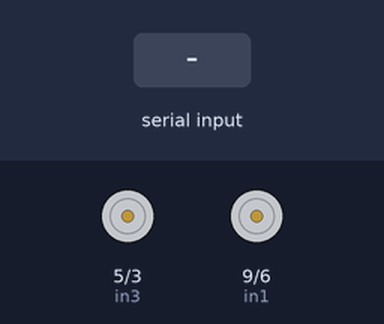
The sketch below on a simulated Arduino Uno, built with avr-gcc and run on an emulated ATmega328P. Parts: motor-driver pin pairs drawn as motors (green arrow = first pin HIGH = forward, orange = second pin HIGH = backward, longer = more drive). The test bench sets the inputs (shaded band).

Above: at 1.2 s.
1.3 s: "F" received over Serial
At 2.3 s:
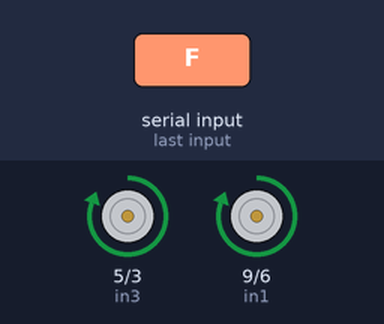
2.8 s: "R" received over Serial
At 3.4 s:
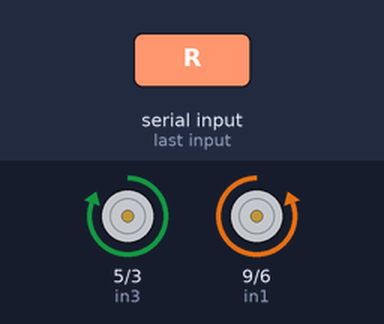
4.3 s: "L" received over Serial
At 4.6 s:
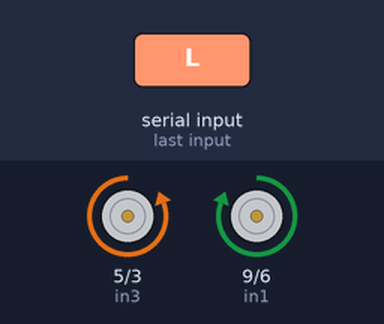
5.8 s: "S" received over Serial
At 6.9 s:
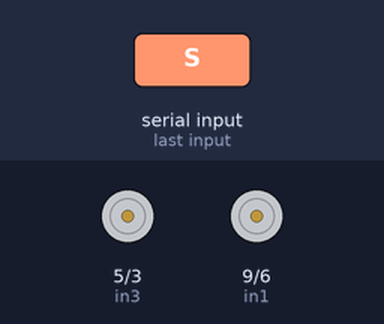
Timing chart, 0 to 8.3 s (numbered marks = the images above; inputs shaded):
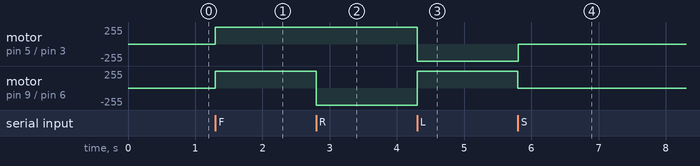

The sketch:

bluetooh_smartcar.ino
```cpp
// --- Definindo Controle ---

char state;

// --- Definindo Motores ---
#define in1 9
#define in2 6
#define in3 5
#define in4 3

// --- Iniciando ---
void setup() {
  Serial.begin(9600);
  pinMode(in1, OUTPUT);
  pinMode(in2, OUTPUT);
  pinMode(in3, OUTPUT);
  pinMode(in4, OUTPUT);
}

// --- Rodando pra sempre ---
void loop() {
  if(Serial.available()){
    state = Serial.read();
    if (state=='F'){
      frente();
    }
    if (state=='B'){

    }
    if (state=='R'){
      direita();
    }
    if (state=='L'){
      esquerda();
    }
    if (state=='S'){
      para();
    }
  }
}

// --- Funções legais ---

// --- Frente ---
void frente(){
  digitalWrite(in1, 100);
  digitalWrite(in2, LOW);
  digitalWrite(in3, 100);
  digitalWrite(in4, LOW);
}

// --- Direita ---
void direita(){
  digitalWrite(in1, LOW);
  digitalWrite(in2, HIGH);
  digitalWrite(in3, HIGH);
  digitalWrite(in4, LOW);
}

// --- Esquerda ---
void esquerda(){
  digitalWrite(in1, HIGH);
  digitalWrite(in2, LOW);
  digitalWrite(in3, LOW);
  digitalWrite(in4, HIGH);
}

// --- Para ---
void para(){
  digitalWrite(in1, LOW);
  digitalWrite(in2, LOW);
  digitalWrite(in3, LOW);
  digitalWrite(in4, LOW);
}
```

Measured:
- after the input at 1.3 s, motor on pin 5 (in3) / pin 3 (in4), motor on pin 9 (in1) / pin 6 (in2): stopped → forward 255/255 at once
- after the input at 2.8 s, motor on pin 9 (in1) / pin 6 (in2): forward 255/255 → backward 255/255 at once
- after the input at 4.3 s, motor on pin 5 (in3) / pin 3 (in4): forward 255/255 → backward 255/255 at once; motor on pin 9 (in1) / pin 6 (in2): backward 255/255 → forward 255/255 at once
- after the input at 5.8 s, motor on pin 5 (in3) / pin 3 (in4): backward 255/255 → stopped at once; motor on pin 9 (in1) / pin 6 (in2): forward 255/255 → stopped at once
